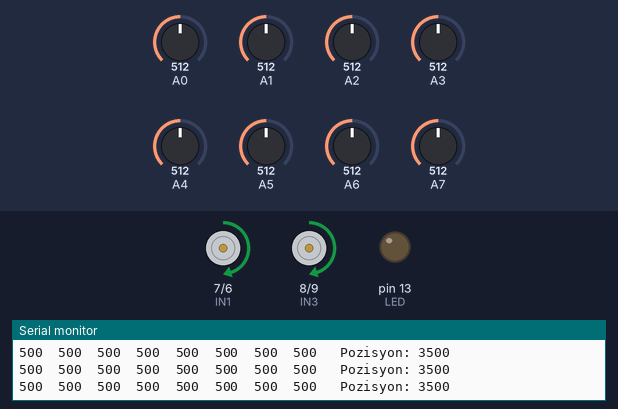
A sketch run on a simulated Arduino Nano, built with avr-gcc and run on an emulated ATmega328P. Shown: motor-driver pin pairs drawn as motors (green arrow = first pin HIGH = forward, orange = second pin HIGH = backward, longer = more drive, scaled by the enable pin), output pins drawn as LEDs (lit = HIGH), the last lines printed to the serial monitor. The inputs (shaded band) are chosen by the test bench; at power-on: A0 = 512, A1 = 512, A2 = 512, A5 = 512, A7 = 512, A3 = 512, A4 = 512, A6 = 512.

Above: at 12.2 s.
12.3 s: A0 set to 716
At 13.6 s:
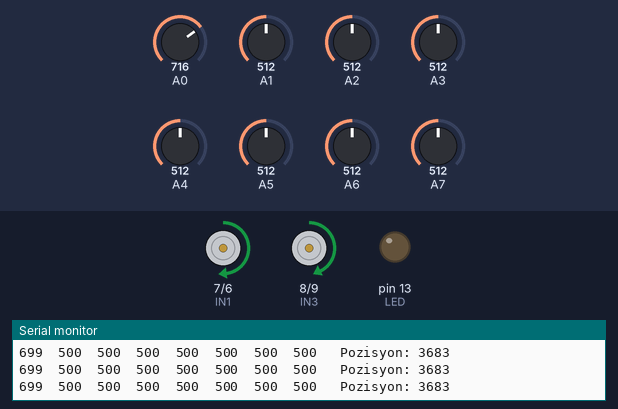
13.9 s: A1 set to 30
At 15.2 s:
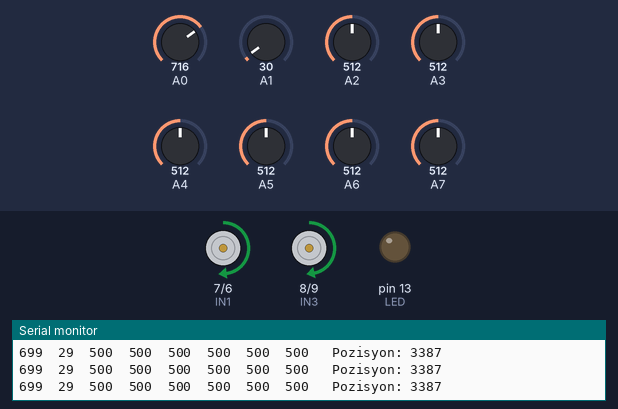
15.5 s: A2 set to 30
At 16.4 s:
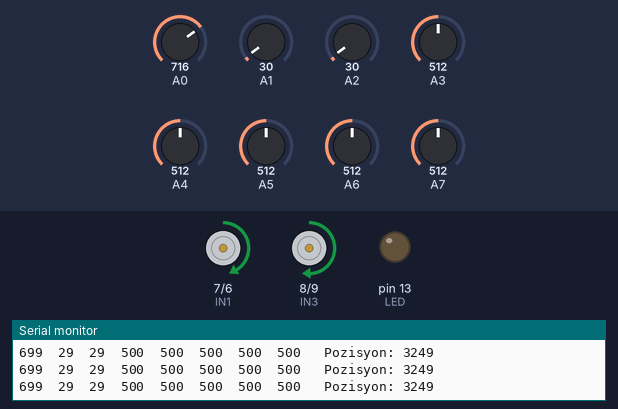
17.1 s: A5 set to 30
At 18.0 s:
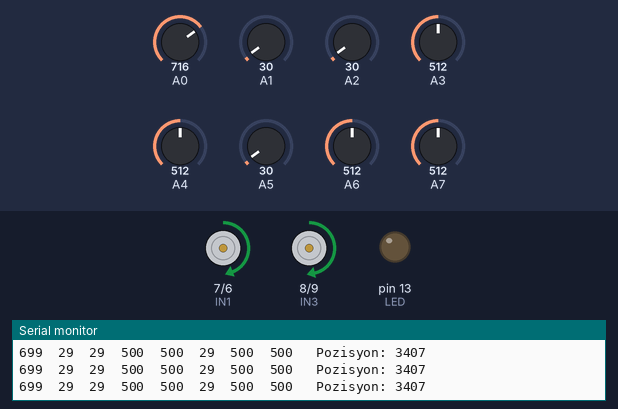
18.7 s: A7 set to 30
At 19.6 s:
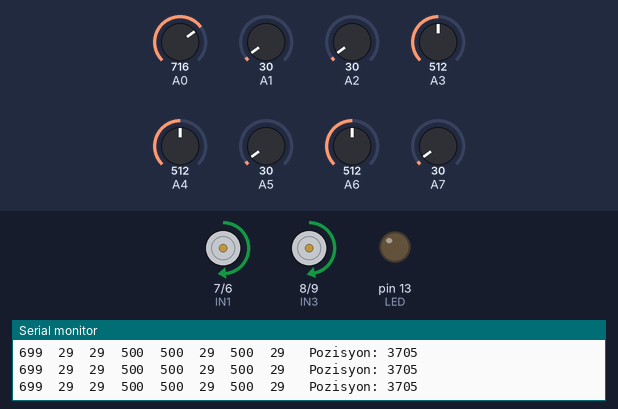
20.3 s: A3 set to 108
At 21.6 s:
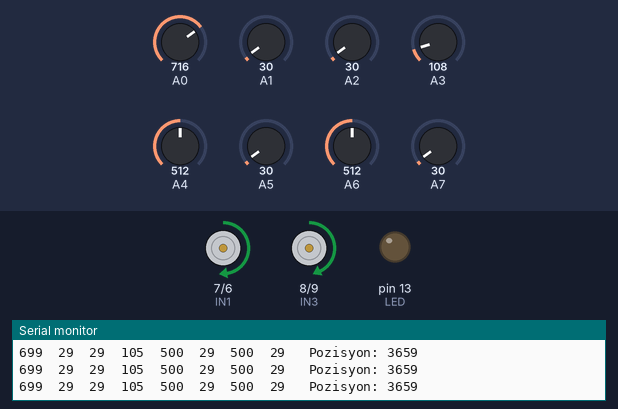
23.3 s: A3 set to 93
Timing chart, 0 to 26.3 s (numbered marks = the images above; inputs shaded):
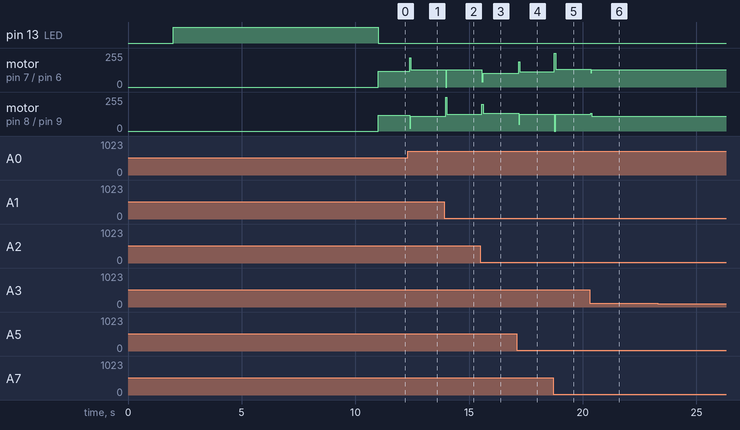

Measured:
- after the input at 12.3 s, motor on pin 7 (IN1) / pin 6 (IN2): forward 120/255 → forward 130/255 after 0.09 s; motor on pin 8 (IN3) / pin 9 (IN4): forward 120/255 → forward 110/255 after 0.09 s
- after the input at 13.9 s, motor on pin 7 (IN1) / pin 6 (IN2): forward 130/255 → stopped after 0.07 s, → forward 130/255 0.05 s later; motor on pin 8 (IN3) / pin 9 (IN4): forward 110/255 → forward 126/255 after 0.07 s
- after the input at 15.5 s, motor on pin 7 (IN1) / pin 6 (IN2): forward 130/255 → forward 105/255 after 0.07 s; motor on pin 8 (IN3) / pin 9 (IN4): forward 126/255 → forward 135/255 after 0.07 s
- after the input at 17.1 s, motor on pin 7 (IN1) / pin 6 (IN2): forward 105/255 → forward 115/255 after 0.08 s; motor on pin 8 (IN3) / pin 9 (IN4): forward 135/255 → forward 125/255 after 0.08 s
- after the input at 18.7 s, motor on pin 7 (IN1) / pin 6 (IN2): forward 115/255 → forward 132/255 after 0.05 s; motor on pin 8 (IN3) / pin 9 (IN4): forward 125/255 → stopped after 0.05 s, → forward 125/255 0.05 s later
- after the input at 20.3 s, motor on pin 7 (IN1) / pin 6 (IN2): forward 132/255 → forward 129/255 after 0.05 s; motor on pin 8 (IN3) / pin 9 (IN4): forward 125/255 → forward 111/255 after 0.05 s
- after the input at 23.3 s, motor on pin 7 (IN1) / pin 6 (IN2): forward 129/255 → forward 128/255 after 0.09 s, → forward 129/255 0.05 s later; motor on pin 8 (IN3) / pin 9 (IN4): forward 111/255 → forward 112/255 after 0.09 s, → forward 111/255 0.05 s later

The sketch:

cizgi_izleyen_4_v1.ino
```cpp
#include <QTRSensors.h>

QTRSensors qtr;
unsigned int sensorValues[8];

// MOTOR PINS
#define ENA 5
#define IN1 7
#define IN2 6
#define ENB 3
#define IN3 8
#define IN4 9
#define LED 13

// PID
float Kp = 0.06;
float Kd = 0.48;
int previousError = 0;
int baseSpeed = 120;

void setup()
{
  Serial.begin(9600); // Seri haberleşmeyi başlattık

  qtr.setTypeAnalog();
  qtr.setSensorPins((const byte[]){A0, A1, A2, A3, A4, A5, A6, A7}, 8);

  pinMode(IN1, OUTPUT);
  pinMode(IN2, OUTPUT);
  pinMode(IN3, OUTPUT);
  pinMode(IN4, OUTPUT);
  pinMode(ENA, OUTPUT);
  pinMode(ENB, OUTPUT);
  pinMode(LED, OUTPUT);

  delay(2000);
  digitalWrite(LED, HIGH);

  // KALİBRASYON
  for (int i = 0; i < 300; i++)
  {
    qtr.calibrate();
    delay(5);
  }
  digitalWrite(LED, LOW);

  Serial.println("Kalibrasyon Tamamlandi!");
}

void loop()
{
  // readLineWhite: Beyaz çizgi üzerinde siyah zemin için
  // readLineBlack: Siyah çizgi üzerinde beyaz zemin için
  unsigned int position = qtr.readLineWhite(sensorValues);

  // --- SERİ PORTA YAZDIRMA KISMI ---
  for (uint8_t i = 0; i < 8; i++)
  {
    Serial.print(sensorValues[i]);
    Serial.print('\t'); // Değerler arasına boşluk bırakır
  }
  Serial.print(" Pozisyon: ");
  Serial.println(position);
  // ---------------------------------

  int error = 3500 - position;

  float P = error;
  float D = error - previousError;

  int motorSpeed = (Kp * P) + (Kd * D);
  previousError = error;

  int leftMotorSpeed = baseSpeed - motorSpeed;
  int rightMotorSpeed = baseSpeed + motorSpeed;

  leftMotorSpeed = constrain(leftMotorSpeed, 0, 255);
  rightMotorSpeed = constrain(rightMotorSpeed, 0, 255);

  leftMotorForward(leftMotorSpeed);
  rightMotorForward(rightMotorSpeed);
}

// MOTOR FONKSİYONLARI (Değişmediği için özet geçilmiştir)
void leftMotorForward(int speedValue) {
  digitalWrite(IN1, HIGH); digitalWrite(IN2, LOW); analogWrite(ENA, speedValue);
}
void rightMotorForward(int speedValue) {
  digitalWrite(IN3, HIGH); digitalWrite(IN4, LOW); analogWrite(ENB, speedValue);
}
// ... Diğer geri ve durma fonksiyonların kodunda kalabilir.
```
